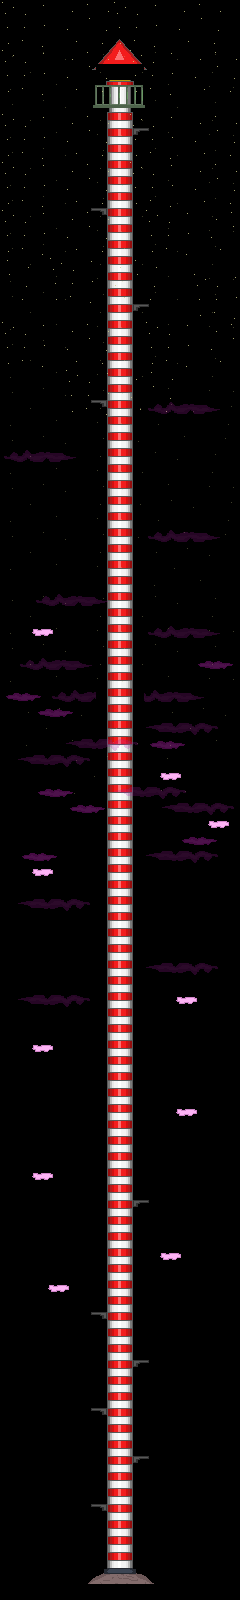

A level layout from a 2D game, rendered from its tile map. Below: a short description, then the map file with tile-grid data replaced by summaries:
An orthogonal 15x100 tile map with 16x16 px tiles, 6 tile layers (bac-floor, par-5-clouds, par-1-stars, par-2-stars, ...) and 33 objects (3x dragon).

<map version="1.0" tiledversion="1.1.4" orientation="orthogonal" renderorder="right-down" width="15" height="100" tilewidth="16" tileheight="16" infinite="0" nextobjectid="34">
 <tileset firstgid="1" source="main.tsx" />
 <layer name="bac-floor" width="15" height="100">
  <data>[1500 cells, 370 non-empty, 61 distinct tile ids]</data>
 </layer>
 <layer name="par-5-clouds" width="15" height="100">
  <data>[1500 cells, 24 non-empty, 3 distinct tile ids]</data>
 </layer>
 <layer name="par-1-stars" width="15" height="100">
  <data>[1500 cells, 330 non-empty, 24 distinct tile ids]</data>
 </layer>
 <layer name="par-2-stars" width="15" height="100">
  <data>[1500 cells, 645 non-empty, 24 distinct tile ids]</data>
 </layer>
 <layer name="par-10-clouds" width="15" height="100">
  <data>[1500 cells, 70 non-empty, 10 distinct tile ids]</data>
 </layer>
 <layer name="for-water" width="15" height="100">
  <data>[1500 cells, 15 non-empty, 2 distinct tile ids]</data>
 </layer>
 <objectgroup name="Collisions">
  <object id="1" x="88" y="1583" width="66" height="17" />
  <object id="2" x="89" y="1581" width="63" height="2" />
  <object id="3" x="91" y="1579" width="59" height="2" />
  <object id="4" x="93" y="1577" width="55" height="2" />
  <object id="5" x="96" y="1575" width="50" height="2" />
  <object id="6" x="101" y="1573" width="41" height="2" />
  <object id="7" x="104" y="1568" width="32" height="5" />
  <object id="8" x="0" y="1591" width="88" height="9" />
  <object id="9" x="154" y="1591" width="86" height="9" />
  <object id="10" x="93" y="105" width="52" height="3" />
  <object id="14" x="91" y="1504" width="16" height="3" />
  <object id="15" x="133" y="1456" width="16" height="3" />
  <object id="16" x="91" y="1408" width="16" height="3" />
  <object id="17" x="133" y="1360" width="16" height="3" />
  <object id="18" x="49" y="1285" width="20" height="6" />
  <object id="19" x="161" y="1253" width="20" height="6" />
  <object id="20" x="33" y="1173" width="20" height="6" />
  <object id="21" x="177" y="1109" width="20" height="6" />
  <object id="22" x="33" y="1045" width="20" height="6" />
  <object id="23" x="177" y="997" width="20" height="6" />
  <object id="24" x="33" y="869" width="20" height="6" />
  <object id="25" x="209" y="821" width="20" height="6" />
  <object id="26" x="161" y="773" width="20" height="6" />
  <object id="27" x="33" y="629" width="20" height="6" />
  <object id="28" x="91" y="400" width="16" height="3" />
  <object id="29" x="133" y="304" width="16" height="3" />
  <object id="30" x="91" y="208" width="16" height="3" />
  <object id="31" x="133" y="128" width="16" height="3" />
  <object id="32" x="91" y="1312" width="16" height="3" />
  <object id="33" x="133" y="1200" width="16" height="3" />
 </objectgroup>
 <objectgroup name="Enemies">
  <object id="11" name="dragon" x="192" y="257" width="16" height="16" />
  <object id="12" name="dragon" x="16" y="561" width="16" height="16" />
  <object id="13" name="dragon" x="177" y="1040" width="16" height="16" />
 </objectgroup>
</map>